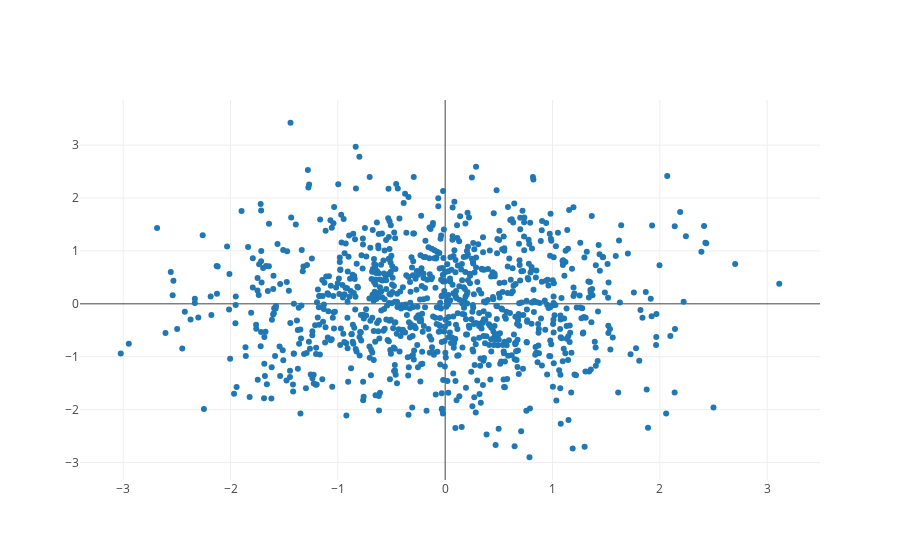

Source (notebook cell):
### Code cell
N = 1000
random_x = np.random.randn(N)
random_y = np.random.randn(N)

#create a trace



#plot and embed in ipython notebook
# don't use py.iplot(), otherwise it will try to create online figure

iplot([go.Scatter(x=random_x, 
                  y=random_y, 
                  mode="markers")])

### Figure 1 — Plotly figure (JSON) as saved in the notebook; plotly's stock layout.template omitted (floating-point values rounded to 4 significant figures; data arrays with more than 128 entries replaced by an {"elided": "..."} marker saying what was removed)
{"data": [{"mode": "markers", "type": "scatter", "x": {"elided": "1000 float values"}, "y": {"elided": "1000 float values"}}], "layout": {}}
